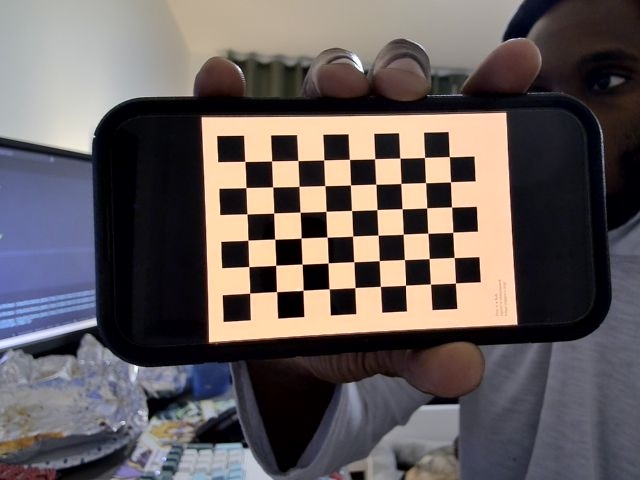
#> input picture camera_calibration/calibration_images/calibration_0.jpg, 640 x 480 px, found by its file name; its folder holds only this picture in this run
$ python calibrate.py
#> lines starting #> are read from the running program, lines starting #| are printed output that depends on the picture; after the words box and inside, x2 and y2 are one past the last pixel; in counts of white or black regions, pixels touching at a corner belong together
import cv2
import numpy as np
import os


def calibrate(showPics=True):
#> called with showPics = True
    CHECKERBOARD = (9,6) # internal corners of checkerboard
    term_criteria = (cv2.TERM_CRITERIA_EPS + cv2.TERM_CRITERIA_MAX_ITER, 30, 0.001)

    # initialize 3D coordinates for checkerboard
    world_coordinates = np.zeros((CHECKERBOARD[0] * CHECKERBOARD[1], 3), np.float32)
    world_coordinates[:, :2] = np.mgrid[0:CHECKERBOARD[0], 0:CHECKERBOARD[1]].T.reshape(-1, 2)


    world_points = [] # 3D points (world plane)
    img_points = [] # 2D points (image plane)

    # access image files
    img_dir = 'camera_calibration/calibration_images'
    img_files = [file for file in os.listdir(img_dir)] # Stores every image in calibration_images directory


    # access each image and convert them to grayscale
    for fileName in img_files:
        img_path = os.path.join(img_dir, fileName)
        img = cv2.imread(img_path)
#> img is the input picture: shape (480, 640, 3); mean B, G, R 91.7, 91.9, 100
        grayScale = cv2.cvtColor(img, cv2.COLOR_BGR2GRAY)
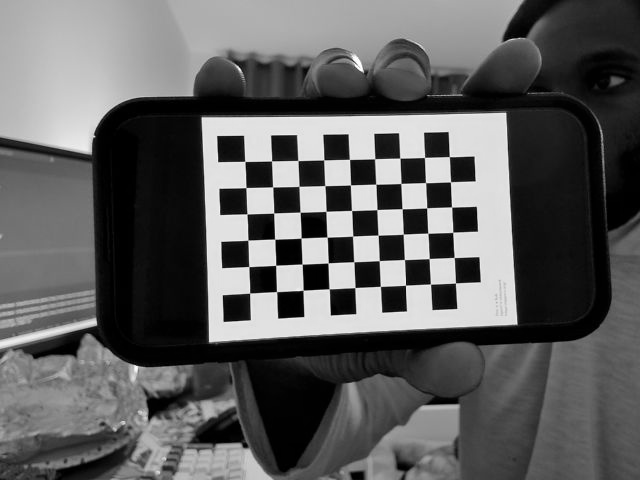
#> grayScale: shape (480, 640); min 0, max 255, mean 94.3


        ret, corners = cv2.findChessboardCorners(grayScale, CHECKERBOARD, None)
#> ret = True; corners = 54 rows, first 8: [244.9, 161.4], [271.5, 160.9], [297.9, 160.5], [323.7, 159.8], [349.5, 159.4], [374.6, 158.8], [399.8, 158.1], [424.5, 157.5]

        if ret:
            world_points.append(world_coordinates) # 3D coordinates
            corners_2D = cv2.cornerSubPix(grayScale, corners, (11,11), (-1,-1), term_criteria)
#> corners_2D = 54 rows, first 8: [244.7, 161.4], [271.6, 160.9], [297.9, 160.5], [323.7, 160], [349.5, 159.4], [374.6, 158.7], [399.8, 158.2], [424.6, 157.4]
            img_points.append(corners_2D)


            if showPics:
                # visualize detected corners
                cv2.drawChessboardCorners(img, CHECKERBOARD, corners_2D, ret)
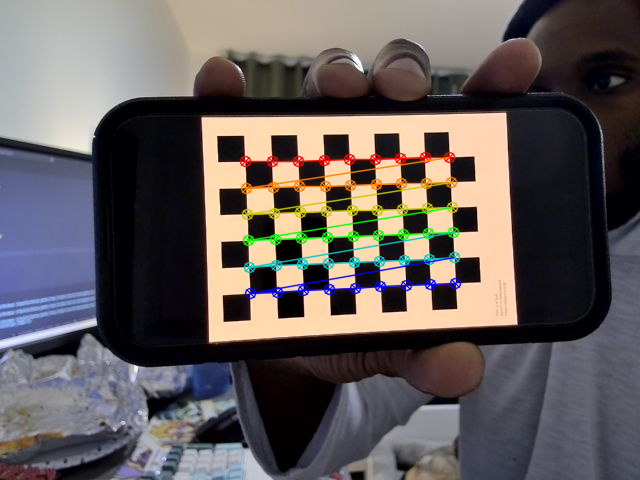
#> img: shape (480, 640, 3); 3.48% of pixels changed, all inside (x1, y1, x2, y2) = (239, 151, 462, 300)
                cv2.imshow('Internal Corners', img)
                cv2.waitKey(500)

    cv2.destroyAllWindows()


    if len(world_points) >= 10: # if there are at least 10 calibration images
        ret, camera_matrix, dist_coeffs, rvecs, tvecs = cv2.calibrateCamera(
            world_points,
            img_points,
            grayScale.shape[::-1],
            None,
            None
        )

        # Display results in the terminal
        print("Camera matrix:\n", camera_matrix)
        print("Distortion coefficients:\n", dist_coeffs)


        # Save results in YAML
        save_file = cv2.FileStorage("camera_calibration/camera_calibration.yaml", cv2.FILE_STORAGE_WRITE)
        save_file.write("camera_matrix", camera_matrix)
        save_file.write("dist_coeffs", dist_coeffs)
        save_file.release()
        print("Calibration results saved successfully")

    else:
        print("Not enough images for calibration (Needs at least 10)") # Debugging reminder


if __name__ == "__main__":
    calibrate()

$ run again, on camera_calibration/calibration_images/calibration_12.jpg
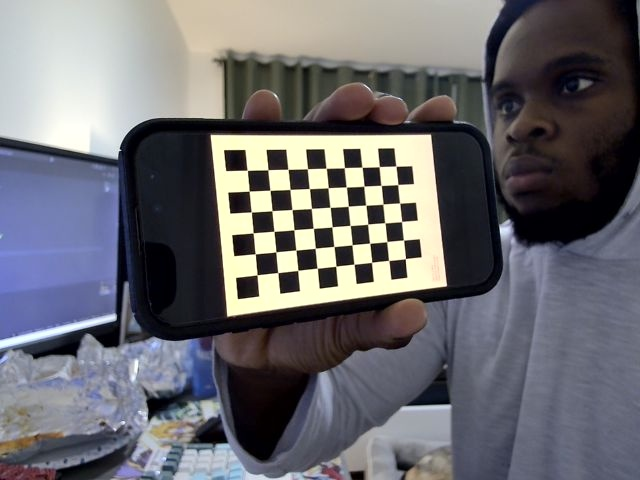
#> input picture camera_calibration/calibration_images/calibration_12.jpg, 640 x 480 px, found by its file name
#> in calibrate, img is the input picture: shape (480, 640, 3); mean B, G, R 111.5, 106.6, 107.3
#> in calibrate, `grayScale = cv2.cvtColor(img, cv2.COLOR_BGR2GRAY)`:
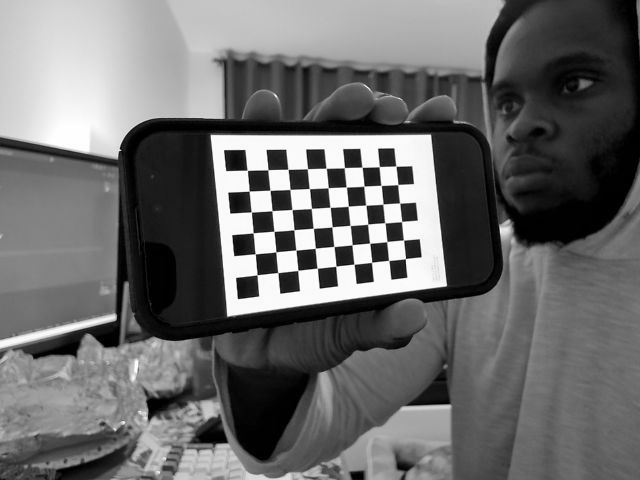
#> grayScale: shape (480, 640); min 0, max 254, mean 107.4
#> ret = True; corners = 54 rows, first 8: [247.3, 170.3], [268, 169.7], [288, 169.4], [307.5, 168.8], [326, 168.2], [344.4, 167.6], [362, 167.2], [379.3, 166.6]
#> corners_2D = 54 rows, first 8: [247.2, 170.3], [267.9, 169.8], [288, 169.3], [307.5, 168.7], [326.2, 168.3], [344.3, 167.7], [362, 167.3], [379.2, 166.6]
#> in calibrate, `cv2.drawChessboardCorners(img, CHECKERBOARD, corners_2D, ret)`:
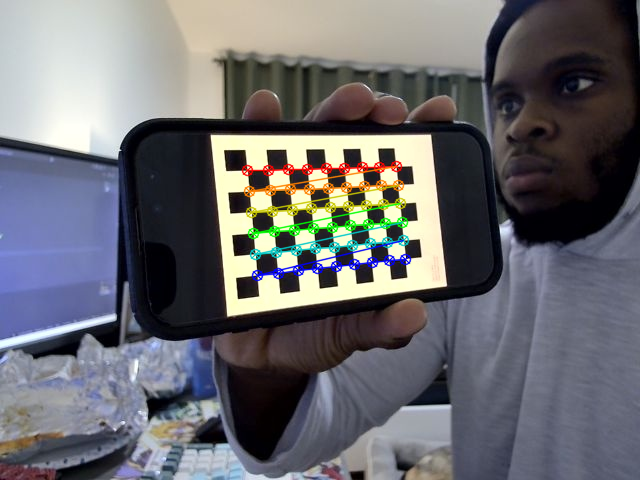
#> img: shape (480, 640, 3); 2.85% of pixels changed, all inside (x1, y1, x2, y2) = (241, 160, 412, 282)

$ run again, on camera_calibration/calibration_images/calibration_13.jpg
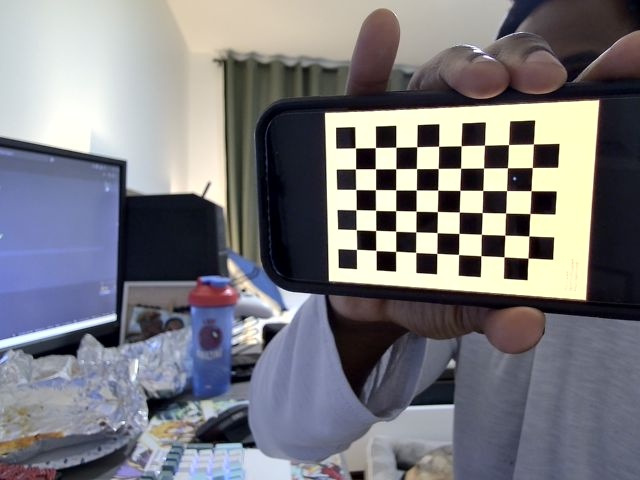
#> input picture camera_calibration/calibration_images/calibration_13.jpg, 640 x 480 px, found by its file name
#> in calibrate, img is the input picture: shape (480, 640, 3); mean B, G, R 127.4, 122.2, 122.9
#> in calibrate, `grayScale = cv2.cvtColor(img, cv2.COLOR_BGR2GRAY)`:
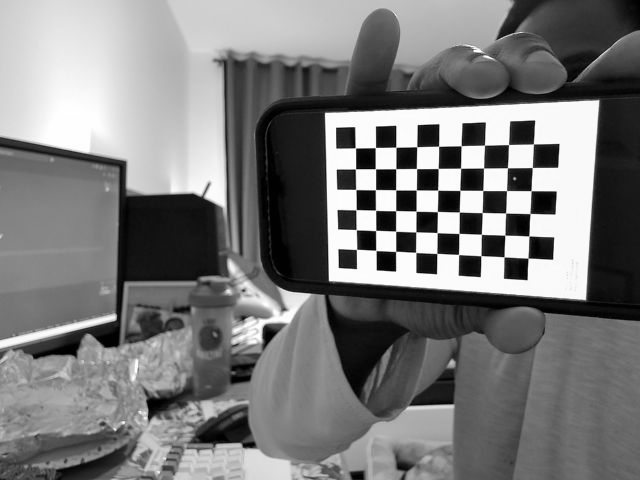
#> grayScale: shape (480, 640); min 0, max 255, mean 123
#> ret = True; corners = 54 rows, first 8: [355.3, 147.8], [375.3, 147.6], [395.9, 147.3], [416.8, 146.7], [438.6, 146.3], [461.2, 145.7], [484.4, 145.1], [508.6, 144.6]
#> corners_2D = 54 rows, first 8: [355.4, 147.9], [375.4, 147.6], [395.8, 147.2], [416.7, 146.7], [438.6, 146.3], [461.1, 145.7], [484.5, 145.2], [508.5, 144.5]
#> in calibrate, `cv2.drawChessboardCorners(img, CHECKERBOARD, corners_2D, ret)`:
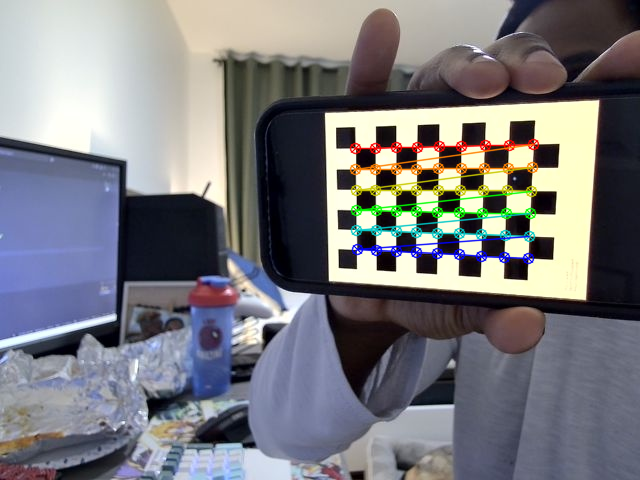
#> img: shape (480, 640, 3); 3.14% of pixels changed, all inside (x1, y1, x2, y2) = (349, 138, 540, 265)

$ run again, on camera_calibration/calibration_images/calibration_2.jpg
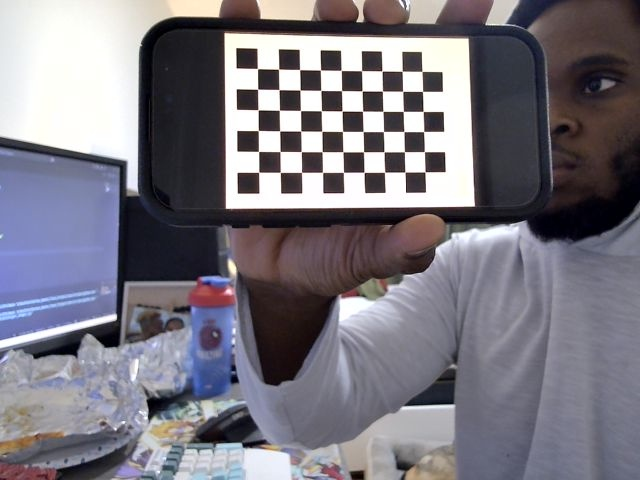
#> input picture camera_calibration/calibration_images/calibration_2.jpg, 640 x 480 px, found by its file name
#> in calibrate, img is the input picture: shape (480, 640, 3); mean B, G, R 128.7, 119.4, 122.5
#> in calibrate, `grayScale = cv2.cvtColor(img, cv2.COLOR_BGR2GRAY)`:
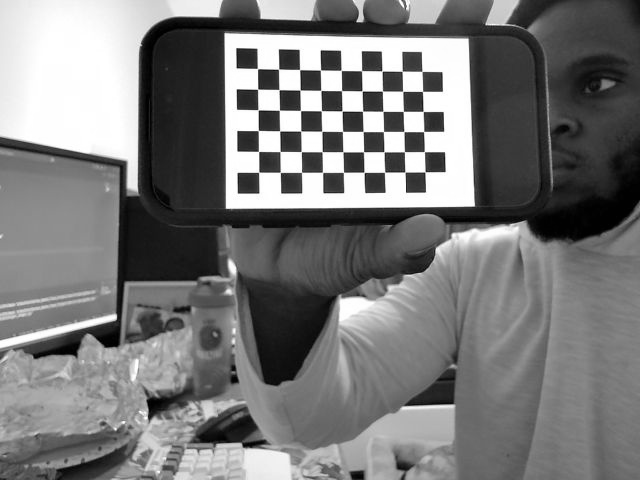
#> grayScale: shape (480, 640); min 0, max 255, mean 121.4
#> ret = True; corners = 54 rows, first 8: [257.5, 68.6], [278.5, 69.15], [299.6, 69.6], [320.4, 70], [341.1, 70.36], [361.5, 70.66], [382, 71.08], [402.2, 71.31]
#> corners_2D = 54 rows, first 8: [257.4, 68.54], [278.6, 69.15], [299.6, 69.55], [320.5, 70.03], [341.2, 70.44], [361.6, 70.67], [381.9, 70.97], [402.2, 71.25]
#> in calibrate, `cv2.drawChessboardCorners(img, CHECKERBOARD, corners_2D, ret)`:
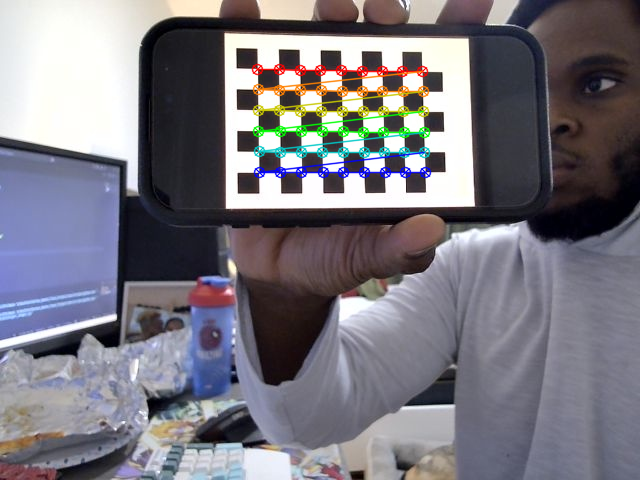
#> img: shape (480, 640, 3); 3.03% of pixels changed, all inside (x1, y1, x2, y2) = (251, 63, 432, 179)

$ run again, on camera_calibration/calibration_images/calibration_1.jpg
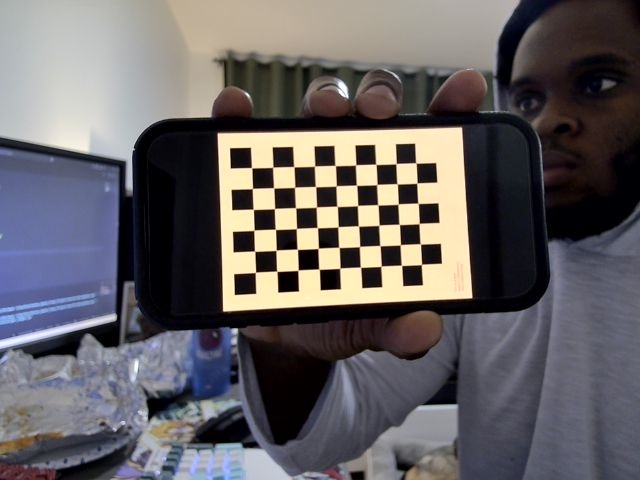
#> input picture camera_calibration/calibration_images/calibration_1.jpg, 640 x 480 px, found by its file name
#> in calibrate, img is the input picture: shape (480, 640, 3); mean B, G, R 99.4, 97.1, 100.9
#> in calibrate, `grayScale = cv2.cvtColor(img, cv2.COLOR_BGR2GRAY)`:
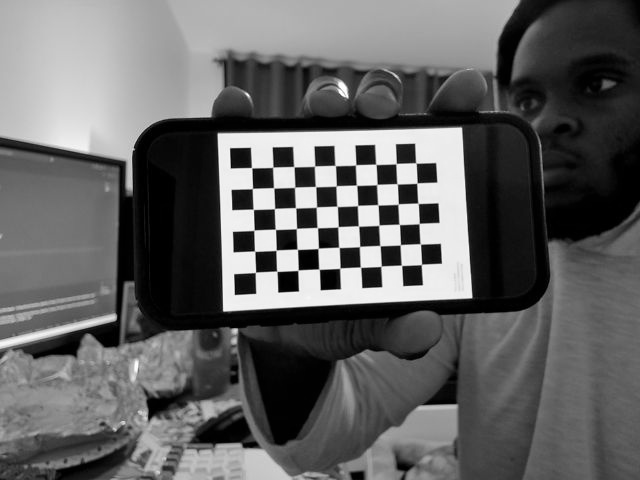
#> grayScale: shape (480, 640); min 0, max 255, mean 98.5
#> ret = True; corners = 54 rows, first 8: [251.6, 167.7], [272.9, 167], [294, 166.8], [314.6, 166], [335.2, 165.6], [355.7, 164.8], [375.8, 164.3], [396, 163.7]
#> corners_2D = 54 rows, first 8: [251.6, 167.7], [272.7, 167.3], [293.8, 166.7], [314.6, 166.2], [335.2, 165.5], [355.6, 164.9], [375.8, 164.3], [396.1, 163.6]
#> in calibrate, `cv2.drawChessboardCorners(img, CHECKERBOARD, corners_2D, ret)`:
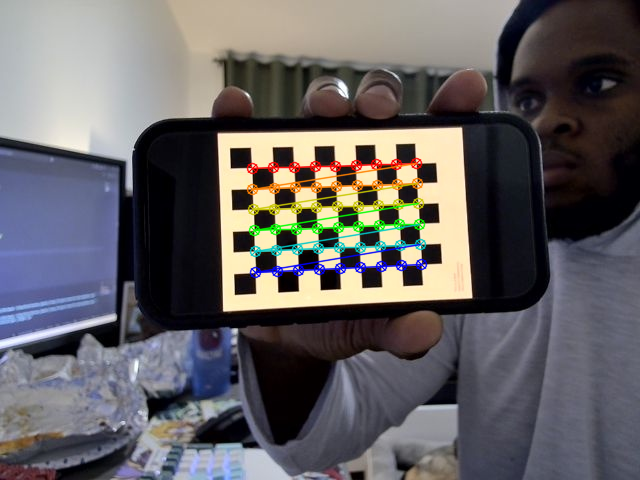
#> img: shape (480, 640, 3); 3.02% of pixels changed, all inside (x1, y1, x2, y2) = (246, 157, 428, 279)
